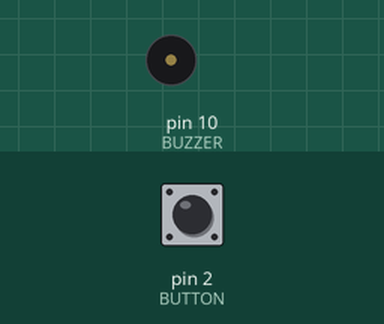
Bench run of a sketch on a simulated Arduino Uno, built with avr-gcc and run on an emulated ATmega328P. On the bench: buzzer (waves = sounding). The test bench sets the inputs (shaded band); at power-on: pin 2 (BUTTON) LOW.

Above: at 1.2 s.
1.3 s: pin 2 (BUTTON) pulled HIGH for 0.15 s
At 2.2 s:
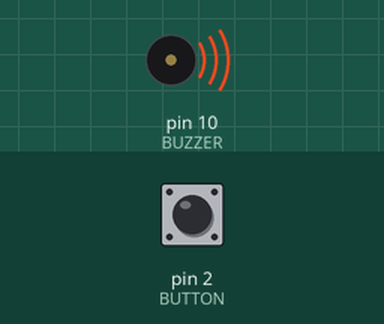
Timing chart, 0 to 4.3 s (numbered marks = the images above; inputs shaded):
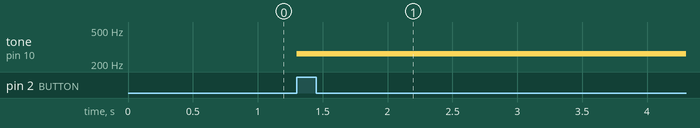

The sketch:

Buzzer_Button.ino
```cpp
int BUZZER = 10;
int BUTTON = 2;

int note = 1;  //노트의 초기값 저장해두고.
int melody[9] = { -1, 262, 294, 330, 349, 393, 440, 494, 523};  //배열 일단 선언
//-1의 의미는 note0을 사용하지 않고 하나를 날린 다음 1~8을 대응시키려고 그랬대.
void setup() {
  pinMode(BUTTON, INPUT);  //핀모드로 버튼값을 입력하기.
}

void loop() {
  int buttonInput = digitalRead(BUTTON);  //버튼값 읽어서 buttonInput에 저장해두고.
  if(buttonInput == HIGH) {   //만약 버튼이 켜졌다?
      tone(BUZZER, melody[note]);  //버저에 소리 내고 노래 내고 놀아.
      note++;  //음계를 올려, 빨리.
      if(note > 8) {  //만약 8보다 높으면
        note = 1;  //음계는 다시 도.
    }
    delay(444);
  }
}
```

Measured:
- after the input at 1.3 s, tone on pin 10 (BUZZER): silent → 262 Hz at once
